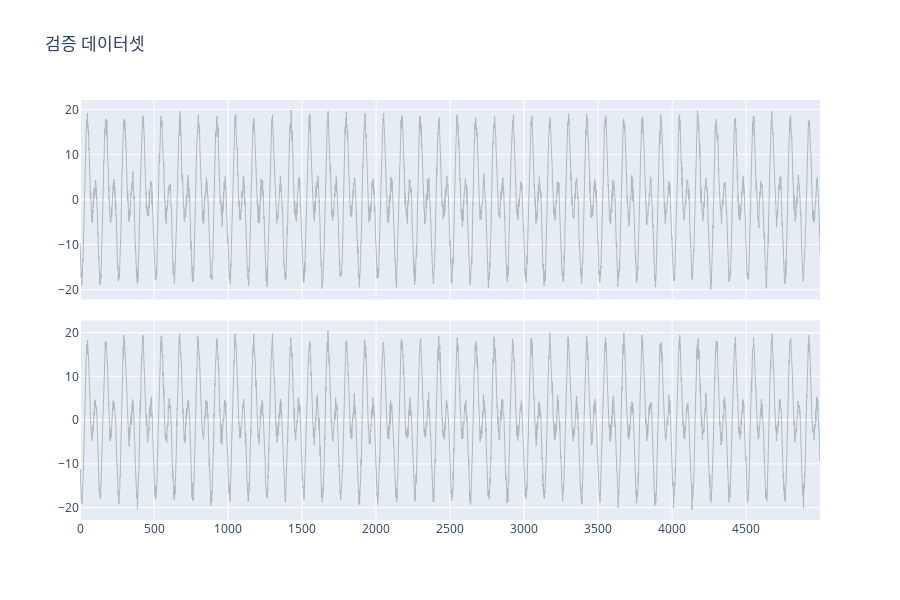

Notebook source saved alongside this figure:
### Code cell
fig = make_subplots(rows=validation_dataset.shape[1], cols=1, shared_xaxes=True, vertical_spacing=0.05)

for i in range(validation_dataset.shape[1]):
    fig.add_trace(
        go.Scatter(x=validation_dataset.index, y=validation_dataset.iloc[:, i], line=dict(color="#AFB8C1", width=1)),
        row=i+1, col=1)

fig.update_layout(
    height=300 * validation_dataset.shape[1],
    title_text="검증 데이터셋",
    showlegend=False
)

for i in range(validation_dataset.shape[1]):
    fig.update_annotations({"text": f"시계열 {i + 1}"}, row=i+1, col=1)

fig.show()

### Figure 1 — Plotly figure (JSON) as saved in the notebook; plotly's stock layout.template omitted (floating-point values rounded to 4 significant figures; data arrays with more than 128 entries replaced by an {"elided": "..."} marker saying what was removed)
{"data": [{"line": {"color": "#AFB8C1", "width": 1}, "type": "scatter", "x": {"elided": "5000 int values"}, "xaxis": "x", "y": {"elided": "5000 float values"}, "yaxis": "y"}, {"line": {"color": "#AFB8C1", "width": 1}, "type": "scatter", "x": {"elided": "5000 int values"}, "xaxis": "x2", "y": {"elided": "5000 float values"}, "yaxis": "y2"}], "layout": {"height": 600, "showlegend": false, "title": {"text": "검증 데이터셋"}, "xaxis": {"anchor": "y", "domain": [0, 1], "matches": "x2", "showticklabels": false}, "xaxis2": {"anchor": "y2", "domain": [0, 1]}, "yaxis": {"anchor": "x", "domain": [0.525, 1]}, "yaxis2": {"anchor": "x2", "domain": [0, 0.475]}}}
